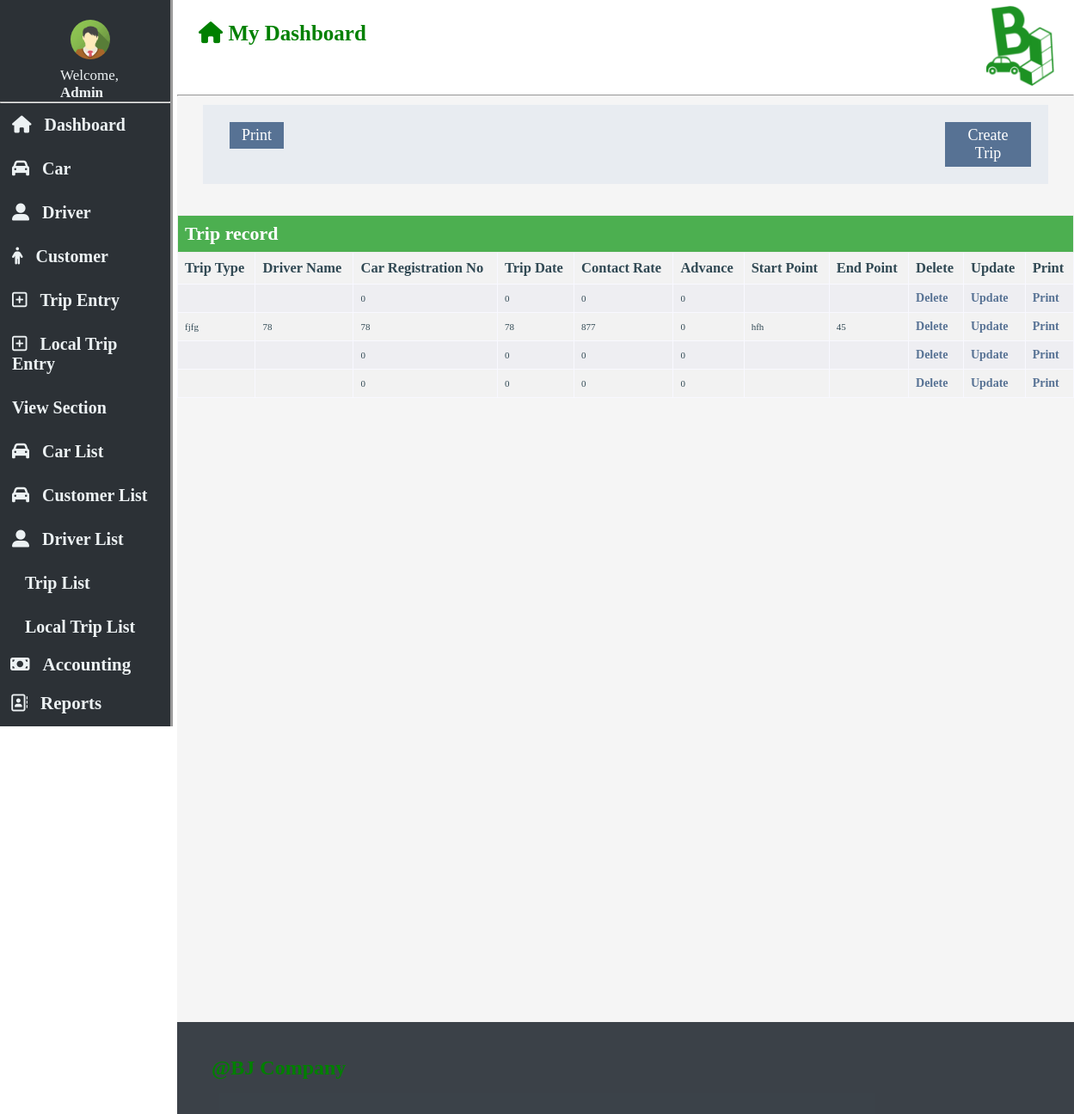
Page /Trip_list2.php on the committed database.
### tables this page shows
CREATE TABLE `tb_trip` (
  `TripType` varchar(30) NOT NULL,
  `DriverName` varchar(20) NOT NULL,
  `CarRegistrationNo` int(30) NOT NULL,
  `TripDate` int(30) NOT NULL,
  `ContactRate` int(30) NOT NULL,
  `Advance` int(20) NOT NULL,
  `StartPoint` varchar(20) NOT NULL,
  `EndPoint` varchar(20) NOT NULL
);

### Trip_list2.php (the view, shortened to what this page needs)
<!DOCTYPE html>
<html>
<head>
  <link rel="stylesheet" type="text/css" href="file:///C:/xampp/htdocs/Rent-a-car/fontawesome-free-5.11.2-web/css/all.css">
  <link rel="stylesheet" type="text/css" href="css/car_list.css">
 <link rel="stylesheet" type="text/css" href="css/dashboard.css">
</head>
<body>
<div class="wrapper">
<nav class="" style="z-index:3;width:300px;" id="mySidebar"><br>
  <div class="c1-container">
    <div class="c1-img">
      <img src="img/img_avatar.png" style="border-radius: 50%;width: 46px;">
    </div>
    <div class="c1-text">
      <span>Welcome, <strong>Admin</strong></span><br>
    </div>
  </div>
  <hr>
  <div class="c1-container">
  <a class="bar-block-item" href="Dashboard2.php"><i id="i0" class="fas fa-home"></i>Dashboard</a>
  </div>
  <div class="bar-block">
  <a class="bar-block-item" href="car_add.php">           <i id="i1" class="fas fa-car"></i>Car</a>
  <a class="bar-block-item" href="driver_add2.php">       <i id="i2" class="fas fa-user-alt"></i>Driver</a>
  <a class="bar-block-item" href="customer_add.php">      <i id="i3" class="hvr-buzz-out fa fa-male"></i>Customer</a>
  <a class="bar-block-item" href="trip_entry.php">        <i id="i4" class="far fa-plus-square"></i>Trip Entry</a>
  <a class="bar-block-item" href="localtripentry.php">    <i id="i5" class="far fa-plus-square"></i>Local Trip Entry</a>
  <a class="bar-block-item" href="*"><span>View Section</span></a>
  <a class="bar-block-item" href="car_list.php">           <i id="i1" class="fas fa-car"></i>Car List</a>
  <a class="bar-block-item" href="customer_list.php">           <i id="i1" class="fas fa-car"></i>Customer List</a>
  <a class="bar-block-item" href="driver_list.php">       <i id="i2" class="fas fa-user-alt"></i>Driver List</a>
  <a class="bar-block-item" href="Trip_list2.php">                      <i id="i6" class="fab fa-tripadvisor"></i>Trip List</a>
  <a class="bar-block-item" href="local_trip_list.php">                      <i id="i7" class="fab fa-tripadvisor"></i>Local Trip List</a>
  <a href="#" class="bar-block-item dropdown-btn">         <i id="i8" class="fas fa-money-bill"></i>Accounting </a>
  <a href="#" class="bar-block-item dropdown-btn">         <i id="i9" class="far fa-address-book"></i>Reports</a>
  </div>
</nav>
<div class="main">
  <header class="header2">
  	<div id="header-text">
    <h4><b><i class="fas fa-home"></i> My Dashboard</b></h4>
    </div>
    <div id="header-logo">
    	 <img src="img/logo4.png" style="width: 80px">
    </div>
  </header>
<hr>
<div class="add_car_container">
  <div class="save-button" id="print">
<a href="customer_all_print.php" class="button">Print</a>
</div>
 <div class="save-button" id="addcar">
<a href="trip_entry.php" class="button">Create Trip</a>
</div>
</div>
<?php
$servername = "localhost";
$username = "root";
$password = "";
$dbname = "db_car_bj";
$conn = new mysqli($servername, $username, $password, $dbname);
$sql = "SELECT * FROM tb_trip";
$result = $conn->query($sql);
if ($result->num_rows > 0) {
  echo"<table style='width:1043px; margin:auto; color:#314954; padding:5px; font-size:11px; border-color:darkgrey;border: currentColor;background-color: #d8dbe845;' border='5'>";
    echo"<tr><th colspan='11'><h1>Trip record</h1></th></tr>";
    echo"<tr>";
    echo"<td><h2>Trip Type</h2></td>";
    echo "<td><h2>Driver Name</h2></td>";
    echo "<td><h2>Car Registration No</h2></td>";
    echo "<td><h2>Trip Date</h2></td>";
    echo "<td><h2>Contact Rate</h2></td>";
    echo "<td><h2>Advance</h2></td>";
    echo "<td><h2>Start Point</h2></td>";
    echo "<td><h2>End Point</h2></td>";
    echo "<td><h2>Delete</h2></td>";
    echo "<td><h2>Update</h2></td>";
    echo "<td><h2>Print</h2></td>";
    echo "</tr>";
    echo "<br><br>";
     while($row = $result->fetch_assoc()) {
        echo "<tr>
    <td>"  . $row["TripType"]."    </td>
    <td>"  . $row["DriverName"]."  </td>
    <td>"  . $row["CarRegistrationNo"]."    </td>
    <td>"  . $row["TripDate"]."    </td>
    <td>"  . $row["ContactRate"]."    </td>
    <td>"  . $row["Advance"]."    </td>
    <td>"  . $row["StartPoint"]."  </td>
    <td>"  . $row["EndPoint"]."  </td>
    <td><a href =deletetrip.php?CarRegistrationNo=".$row["CarRegistrationNo"].">Delete</a>     </td>
    <td><a href =edit_trip.php?CarRegistrationNo=".$row["CarRegistrationNo"].">Update</a>     </td>
    <td><a href =print_trip_info.php?CarRegistrationNo=".$row["CarRegistrationNo"].">Print</a> </td>
    </tr>";
     }
     echo "</table>";
} else {
     echo "0 results";
}
?>  <br><br><br><br><br><br><br>
<div class="footer">
  <h4 style="color: green;font-size: 24px">@BJ Company</h4></div>
</div>
</div>
</body>
</html>

### css/car_list.css (style rules this page uses)
td { padding: 15px; border-style: groove; border-color: ghostwhite; }
td a { color: #577294; text-decoration: none; font-size: 14px; font-weight: 900; }
th { background-color: #09232f42; }
.save-button { width: 20%; }
.save-button .button { background-color: #577294; border: none; color: white; padding: 5px 14px; text-align: center; text-decoration: none; display: inline-block; font-size: 18px; cursor: pointer; }
#print { float: left; }
#addcar { float: right;width:100px; }
.add_car_container { background-color: #d2ddea61; padding: 20px; overflow: hidden; margin-top: 10px;margin-left: 30px; margin-right: 30px }

### css/dashboard.css (style rules this page uses)
* { margin: 0px;padding: 0px;font-family:Times New Roman; }
html { box-sizing: content-box; }
.footer { background-color: #101821cf;padding: 40px;overflow: hidden;margin: 0px;width: 96%;margin-top: 600px; }
#mySidebar { background-color:#2c3136;height: 200%;position: sticky;top: 0px;border-right-style: outset; }
.c1-img { width: 50%; text-align: center; margin-left: 50px; padding: 5px; }
.c1-text { width: 50%; color: #ecf1f3; margin-left: 70px; font-size: 17px; }
.c1-text span { text-align: center; }
.bar-block { height: 100%; }
.bar-block-item { padding: 14px;display: list-item;font-size: 20px;text-decoration: none;color: #ecf1f3;font-weight: 600; }
.bar-block-item i { font-size: 20px;margin-right: 15px; }
.dropdown-btn { padding: 6px 9px 14px 12px; text-decoration: none; font-size: 21px; display: block; text-align: left; }
.wrapper { display: flex;position: relative; }
.header2 { padding: 5px;background-color: white;overflow: hidden; }
#header-text { float: left; width: 50%; padding: 20px; font-size: 25px; color: green; }
#header-logo { float: right;width: 20%; }
#header-logo img { margin-left: 110px; }
.main { background-color: #3b3e400d;margin-left:25%;width: 85%;margin-left: 5px; }
.save-button { margin-left: 11px; }

### Trip_list2.php (style rules this page uses)
table { border-collapse: collapse; width: 100%; }
th, td { text-align: left; padding: 8px; }
tr:nth-child(even) { background-color: #f2f2f2 }
th { background-color: #4CAF50; color: white; }

### rows in the picture
tb_trip: CarRegistrationNo "0", TripDate "0", ContactRate "0", Advance "0"
tb_trip: TripType "fjfg", DriverName "78", CarRegistrationNo "78", TripDate "78", ContactRate "877", Advance "0", StartPoint "hfh", EndPoint "45"
tb_trip: CarRegistrationNo "0", TripDate "0", ContactRate "0", Advance "0"
tb_trip: CarRegistrationNo "0", TripDate "0", ContactRate "0", Advance "0"
